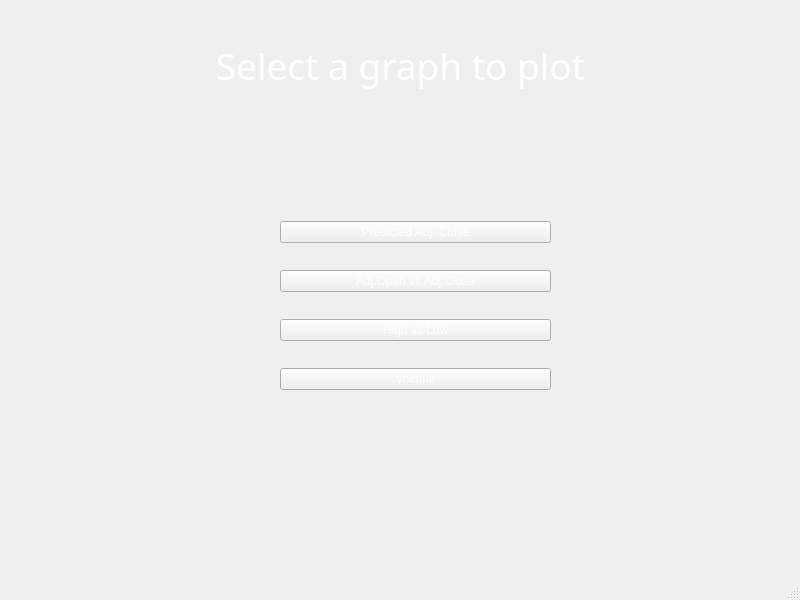
<?xml version="1.0" encoding="UTF-8"?>
<ui version="4.0">
 <class>MainWindow</class>
 <widget class="QMainWindow" name="MainWindow">
  <property name="geometry">
   <rect>
    <x>0</x>
    <y>0</y>
    <width>800</width>
    <height>600</height>
   </rect>
  </property>
  <property name="windowTitle">
   <string>MainWindow</string>
  </property>
  <property name="styleSheet">
   <string notr="true">background-image: url(:/newPrefix/image.jpg);</string>
  </property>
  <widget class="QWidget" name="centralwidget">
   <widget class="QWidget" name="verticalLayoutWidget">
    <property name="geometry">
     <rect>
      <x>280</x>
      <y>200</y>
      <width>271</width>
      <height>211</height>
     </rect>
    </property>
    <layout class="QVBoxLayout" name="verticalLayout">
     <item>
      <widget class="QPushButton" name="predictedadjclose_pushButton">
       <property name="styleSheet">
        <string notr="true">font: 16pt &quot;Ubuntu Condensed&quot;;
color: rgb(255, 255, 255);
</string>
       </property>
       <property name="text">
        <string>Predicted Adj. Close</string>
       </property>
      </widget>
     </item>
     <item>
      <widget class="QPushButton" name="adjopenvsadjclose_pushButton">
       <property name="styleSheet">
        <string notr="true">font: 16pt &quot;Ubuntu Condensed&quot;;
color: rgb(255, 255, 255);
</string>
       </property>
       <property name="text">
        <string>Adj.Open vs Adj.Close</string>
       </property>
      </widget>
     </item>
     <item>
      <widget class="QPushButton" name="highvslow_pushButton">
       <property name="styleSheet">
        <string notr="true">font: 16pt &quot;Ubuntu Condensed&quot;;
color: rgb(255, 255, 255);
</string>
       </property>
       <property name="text">
        <string>High vs Low</string>
       </property>
      </widget>
     </item>
     <item>
      <widget class="QPushButton" name="volume_pushButton">
       <property name="styleSheet">
        <string notr="true">font: 16pt &quot;Ubuntu Condensed&quot;;
color: rgb(255, 255, 255);
</string>
       </property>
       <property name="text">
        <string>Volume</string>
       </property>
      </widget>
     </item>
    </layout>
   </widget>
   <widget class="QLabel" name="label">
    <property name="geometry">
     <rect>
      <x>160</x>
      <y>40</y>
      <width>481</width>
      <height>51</height>
     </rect>
    </property>
    <property name="font">
     <font>
      <family>Ubuntu Condensed</family>
      <pointsize>28</pointsize>
      <weight>50</weight>
      <italic>false</italic>
      <bold>false</bold>
     </font>
    </property>
    <property name="styleSheet">
     <string notr="true">font: 28pt &quot;Ubuntu Condensed&quot;;
border-color: rgb(255, 0, 0);
color: rgb(255, 255, 255);</string>
    </property>
    <property name="frameShadow">
     <enum>QFrame::Plain</enum>
    </property>
    <property name="text">
     <string>Select a graph to plot</string>
    </property>
    <property name="alignment">
     <set>Qt::AlignCenter</set>
    </property>
   </widget>
  </widget>
  <widget class="QMenuBar" name="menubar">
   <property name="geometry">
    <rect>
     <x>0</x>
     <y>0</y>
     <width>800</width>
     <height>19</height>
    </rect>
   </property>
  </widget>
  <widget class="QStatusBar" name="statusbar"/>
 </widget>
 <resources>
  <include location="image.qrc"/>
 </resources>
 <connections/>
</ui>
